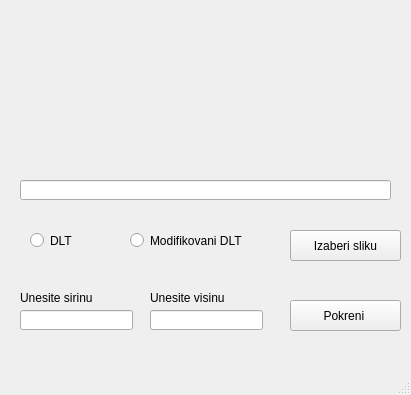
<?xml version="1.0" encoding="UTF-8"?>
<ui version="4.0">
 <class>MainWindow</class>
 <widget class="QMainWindow" name="MainWindow">
  <property name="geometry">
   <rect>
    <x>0</x>
    <y>0</y>
    <width>411</width>
    <height>395</height>
   </rect>
  </property>
  <property name="windowTitle">
   <string>MainWindow</string>
  </property>
  <widget class="QWidget" name="centralwidget">
   <widget class="QRadioButton" name="dltRadioBtn">
    <property name="geometry">
     <rect>
      <x>30</x>
      <y>230</y>
      <width>82</width>
      <height>21</height>
     </rect>
    </property>
    <property name="text">
     <string>DLT</string>
    </property>
   </widget>
   <widget class="QRadioButton" name="ndltRadioBtn">
    <property name="geometry">
     <rect>
      <x>130</x>
      <y>230</y>
      <width>121</width>
      <height>21</height>
     </rect>
    </property>
    <property name="text">
     <string>Modifikovani DLT</string>
    </property>
   </widget>
   <widget class="QPushButton" name="startBtn">
    <property name="geometry">
     <rect>
      <x>290</x>
      <y>300</y>
      <width>111</width>
      <height>31</height>
     </rect>
    </property>
    <property name="text">
     <string>Pokreni </string>
    </property>
   </widget>
   <widget class="QLabel" name="label">
    <property name="geometry">
     <rect>
      <x>10</x>
      <y>10</y>
      <width>411</width>
      <height>151</height>
     </rect>
    </property>
    <property name="text">
     <string/>
    </property>
    <property name="scaledContents">
     <bool>true</bool>
    </property>
   </widget>
   <widget class="QPushButton" name="openImgBtn">
    <property name="geometry">
     <rect>
      <x>290</x>
      <y>230</y>
      <width>111</width>
      <height>31</height>
     </rect>
    </property>
    <property name="text">
     <string>Izaberi sliku</string>
    </property>
   </widget>
   <widget class="QLineEdit" name="widthLineEdit">
    <property name="geometry">
     <rect>
      <x>20</x>
      <y>310</y>
      <width>113</width>
      <height>20</height>
     </rect>
    </property>
    <property name="text">
     <string/>
    </property>
   </widget>
   <widget class="QLineEdit" name="heightLineEdit">
    <property name="geometry">
     <rect>
      <x>150</x>
      <y>310</y>
      <width>113</width>
      <height>20</height>
     </rect>
    </property>
   </widget>
   <widget class="QLabel" name="label_2">
    <property name="geometry">
     <rect>
      <x>20</x>
      <y>290</y>
      <width>111</width>
      <height>16</height>
     </rect>
    </property>
    <property name="text">
     <string>Unesite sirinu</string>
    </property>
   </widget>
   <widget class="QLabel" name="label_3">
    <property name="geometry">
     <rect>
      <x>150</x>
      <y>290</y>
      <width>111</width>
      <height>16</height>
     </rect>
    </property>
    <property name="text">
     <string>Unesite visinu</string>
    </property>
   </widget>
   <widget class="QLineEdit" name="pathLineEdit">
    <property name="geometry">
     <rect>
      <x>20</x>
      <y>180</y>
      <width>371</width>
      <height>20</height>
     </rect>
    </property>
   </widget>
  </widget>
  <widget class="QMenuBar" name="menubar">
   <property name="geometry">
    <rect>
     <x>0</x>
     <y>0</y>
     <width>411</width>
     <height>21</height>
    </rect>
   </property>
  </widget>
  <widget class="QStatusBar" name="statusbar"/>
 </widget>
 <resources/>
 <connections/>
</ui>
